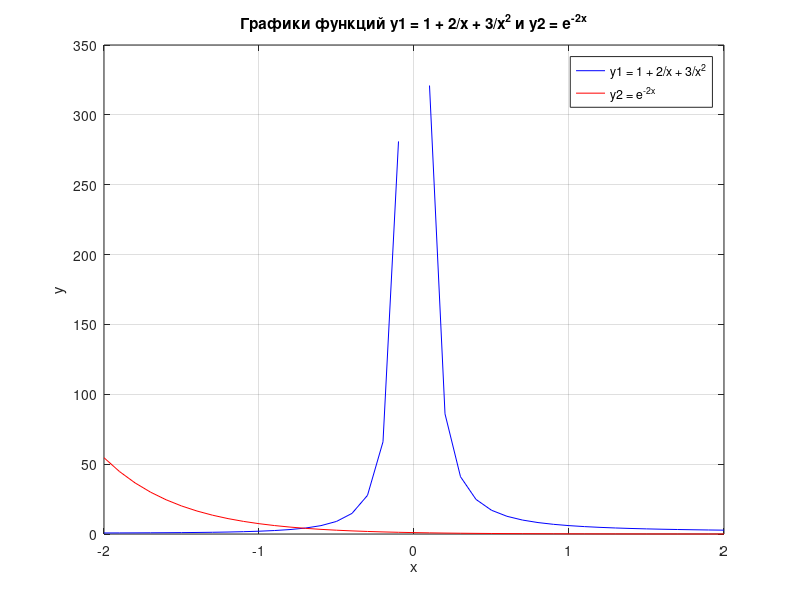

Reproduce this figure in MATLAB.
clc;
clear;
close all;
x = -2:0.1:2;
y1 = 1 + 2 ./ x + 3 ./ (x .^ 2);
y2 = exp(-2 * x);

figure(1);
plot(x, y1, 'b-', x, y2, 'r-');

title('Графики функций y1 = 1 + 2/x + 3/x^2 и y2 = e^{-2x}');
xlabel('x');
ylabel('y');

legend('y1 = 1 + 2/x + 3/x^2', 'y2 = e^{-2x}');

grid on;
